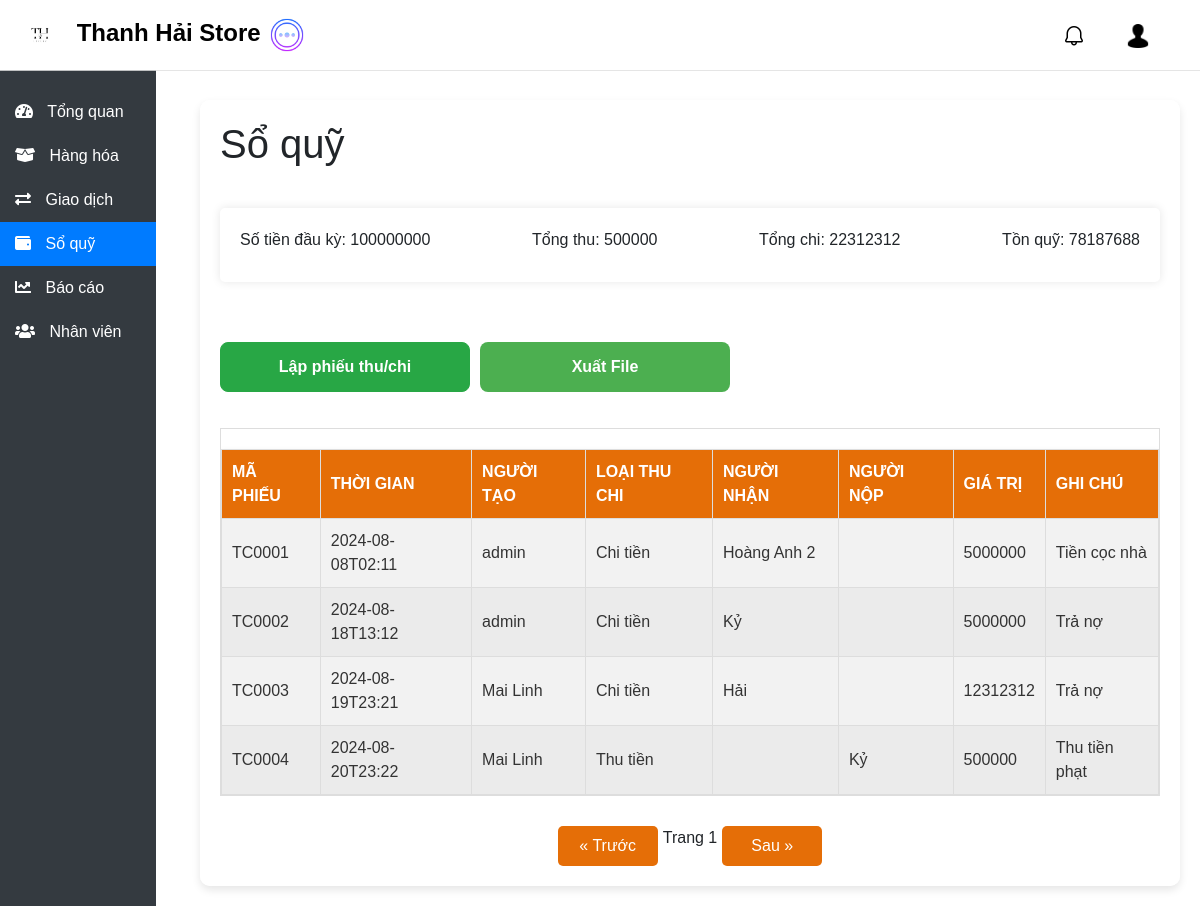
Page /treasury (signed in) on the committed database.
### db.py (models this page shows)
class Treasury(db.Model):
    __tablename__ = 'treasury'
    id_treasury = db.Column(db.Integer, primary_key=True)
    date = db.Column(db.String(255), nullable=False)
    type_treasury = db.Column(db.String(255), nullable=True)
    receiver = db.Column(db.String(255), nullable=True)
    submitter = db.Column(db.String(255), nullable=True)
    value = db.Column(db.Integer, nullable=True)
    note = db.Column(db.String(255), nullable=True)
    user_create = db.Column(db.String(255), nullable=False)

### app.py (the view)
@app.route("/treasury", methods=["GET"])
def admin_treasury():
    if "user_id" in session and session["usertype"] in ["admin", "thuquy"]:
        user = Register.query.filter_by(id=session["user_id"]).first()
        if user:
            treasurys = get_treasurys()
            opening_balance, total_income, total_expense, closing_balance = (
                cacul_treasury()
            )
            return render_template(
                "admin/treasury.html",
                user_type=user.usertype,
                user_name=user.user,
                treasurys=treasurys,
                opening_balance=opening_balance,
                total_income=total_income,
                total_expense=total_expense,
                closing_balance=closing_balance,
            )
        else:
            return "Không tìm thấy thông tin người dùng"
    else:
        return redirect(url_for("login"))

### app.py (called while the page is built)
def cacul_treasury():
    opening_balance = 100000000
    current_month = datetime.now().month
    current_year = datetime.now().year
    try:
        treasurys = Treasury.query.filter(
            extract("month", Treasury.date) == current_month,
            extract("year", Treasury.date) == current_year,
        ).all()
    except ProgrammingError:
        return opening_balance, 0, 0, opening_balance
    total_income = sum(t.value for t in treasurys if t.type_treasury == "Thu tiền")
    total_expense = sum(t.value for t in treasurys if t.type_treasury == "Chi tiền")
    closing_balance = opening_balance + total_income - total_expense
    return opening_balance, total_income, total_expense, closing_balance

### templates/admin/treasury.html (shortened to what this page needs)
<!DOCTYPE html>
<html lang="en">
<head>
    <link rel="stylesheet" href="https://stackpath.bootstrapcdn.com/bootstrap/4.5.2/css/bootstrap.min.css">
    <link rel="stylesheet" href="../../static/css/treasury.css">
    <link rel="stylesheet" href="https://cdnjs.cloudflare.com/ajax/libs/font-awesome/5.15.3/css/all.min.css">
    <link rel="stylesheet" href="../../static/css/noti.css">
    <link rel="stylesheet" href="../../static/css/base.css">
</head>
<body>
    {% include 'navbar.html' %}
    <div class="sidebar" id="sidebar">
        <a href="/overview" id="overview-link"><i class="fas fa-tachometer-alt"></i> Tổng quan</a>
        <a href="/product" id="product-link"><i class="fas fa-box-open"></i> Hàng hóa</a>
        <a href="/transaction" id="transaction-link"><i class="fas fa-exchange-alt"></i> Giao dịch</a>
        <a href="/treasury" class="active"><i class="fas fa-wallet"></i> Sổ quỹ</a>
        <a href="/report" id="report-link"><i class="fas fa-chart-line"></i> Báo cáo</a>
        <a href="/staff" id="staff-link"><i class="fas fa-users"></i> Nhân viên</a>
    </div>
    <div class="content" id="content">
        <div class="card-container">
            <div class="main-content">
                <h1>Sổ quỹ</h1>
                <div class="summary">
                    <p>Số tiền đầu kỳ: {{ opening_balance }}</p>
                    <p>Tổng thu: {{ total_income }}</p>
                    <p>Tổng chi: {{ total_expense }}</p>
                    <p>Tồn quỹ: {{ closing_balance }}</p>
                </div>
                <div class="btn-container">
                    <button id="addTreasury" class="btn btn-primary mb-3" data-toggle="modal"
                        data-target="#treasuryModal">Lập phiếu thu/chi</button>
                    <button id="exportFile" class="btn btn-primary mb-3">Xuất File</button>
                </div>
                <div class="table-responsive">
                    <table id="productTable">
                        <thead>
                            <tr>
                                <th>Mã phiếu</th>
                                <th>Thời gian</th>
                                <th>Người tạo</th>
                                <th>Loại thu chi</th>
                                <th>Người nhận</th>
                                <th>Người nộp</th>
                                <th>Giá trị</th>
                                <th>Ghi chú</th>
                            </tr>
                        </thead>
                        <tbody>
                            {% for treasury in treasurys %}
                            <tr data-id="{{ treasury.id_treasury }}">
                                <td>{{ treasury.code_treasury }}</td>
                                <td>{{ treasury.date }}</td>
                                <td>{{ treasury.user_create }}</td>
                                <td>{{ treasury.type_treasury }}</td>
                                <td>{{ treasury.receiver }}</td>
                                <td>{{ treasury.submitter }}</td>
                                <td>{{ treasury.value }}</td>
                                <td>{{ treasury.note }}</td>
                            </tr>
                            {% endfor %}
                        </tbody>
                    </table>
                </div>
                <div class="table-pagination">
                    <button id="prevPageBtn">&laquo; Trước</button>
                    <span id="currentPage">Trang 1</span>
                    <button id="nextPageBtn">Sau &raquo;</button>
                </div>
            </div>
        </div>
</body>
</html>

### static/css/treasury.css (style rules this page uses)
table { width: 100%; border-collapse: collapse; margin-top: 20px; box-shadow: 0 4px 8px rgba(0, 0, 0, 0.1); background-color: #f8f8f8; }
th, td { border: 1px solid #dddddd; text-align: left; padding: 10px; transition: background-color 0.3s ease, color 0.3s ease; }
th { background-color: #e56e07; color: white; text-transform: uppercase; }
td { background-color: #f2f2f2; color: #333; }
tr:nth-child(even) td { background-color: #ebebeb; }
.btn-primary { background-color: #4CAF50; color: #fff; padding: 14px 24px; border: none; border-radius: 6px; cursor: pointer; float: right; transition: background-color 0.3s; }
.table-responsive { max-height: fit-content; overflow-y: auto; overflow-x: auto; border: 1px solid #ddd; }
.table-pagination { display: flex; justify-content: center; margin-top: 10px; }
.table-pagination button { width: 100px; padding: 8px 12px; margin: 0 5px; background-color: #e56e07; color: white; border: none; border-radius: 5px; cursor: pointer; }
h1 { margin-bottom: 20px; }
.summary { display: flex; justify-content: space-between; margin-bottom: 20px; padding: 20px; background-color: white; border-radius: 5px; box-shadow: 0 0 10px rgba(0, 0, 0, 0.1); }
.summary p { margin: 0 0 10px 0; font-size: 16px; }
.btn { display: inline-block; font-size: 16px; font-weight: bold; padding: 12px 24px; border: none; border-radius: 8px; text-align: center; cursor: pointer; transition: all 0.3s ease; color: #fff; width: 250px; }
#addTreasury { background-color: #28a745; border: 1px solid #28a745; }
.btn-container { display: flex; gap: 10px; margin-top: 20px; }

### static/css/base.css (style rules this page uses)
body { font-family: Arial, sans-serif; background-image: url('../../static/img/background_dash2.jpg'); background-size: cover; background-repeat: no-repeat; background-attachment: fixed; margin: 0; padding: 0; }
.sidebar { height: 100%; width: 13%; position: fixed; top: 70px; left: 0; background-color: #343a40; padding-top: 20px; z-index: 999; transition: width 0.3s ease; overflow-x: hidden; white-space: nowrap; }
.sidebar a { padding: 10px 15px; text-decoration: none; font-size: 16px; color: white; display: block; transition: background-color 0.3s ease, padding-left 0.3s ease; position: relative; }
.sidebar a i { margin-right: 10px; transition: transform 0.3s ease; }
.sidebar a.active { background-color: #007bff; }
.content { margin-left: 15%; margin-top: 80px; padding: 20px; transition: margin-left 0.3s ease; display: flex; }
.card-container { width: 100%; background-color: rgba(255, 255, 255, 0.9); padding: 20px; border-radius: 10px; box-shadow: 0 4px 8px rgba(0, 0, 0, 0.1); }
.main-content { display: flex; flex-direction: column; flex-wrap: wrap; gap: 20px; }

### rows in the picture
Treasury: code_treasury "TC0001", date "2024-08-08T02:11", user_create "admin", type_treasury "Chi tiền", receiver "Hoàng Anh 2", value "5000000", note "Tiền cọc nhà"
Treasury: code_treasury "TC0002", date "2024-08-18T13:12", user_create "admin", type_treasury "Chi tiền", receiver "Kỷ", value "5000000", note "Trả nợ"
Treasury: code_treasury "TC0003", date "2024-08-19T23:21", user_create "Mai Linh", type_treasury "Chi tiền", receiver "Hải", value "12312312", note "Trả nợ"
Treasury: code_treasury "TC0004", date "2024-08-20T23:22", user_create "Mai Linh", type_treasury "Thu tiền", submitter "Kỷ", value "500000", note "Thu tiền phạt"

### other values in the picture
{{ opening_balance }} "100000000"
{{ total_income }} "500000"
{{ total_expense }} "22312312"
{{ closing_balance }} "78187688"
